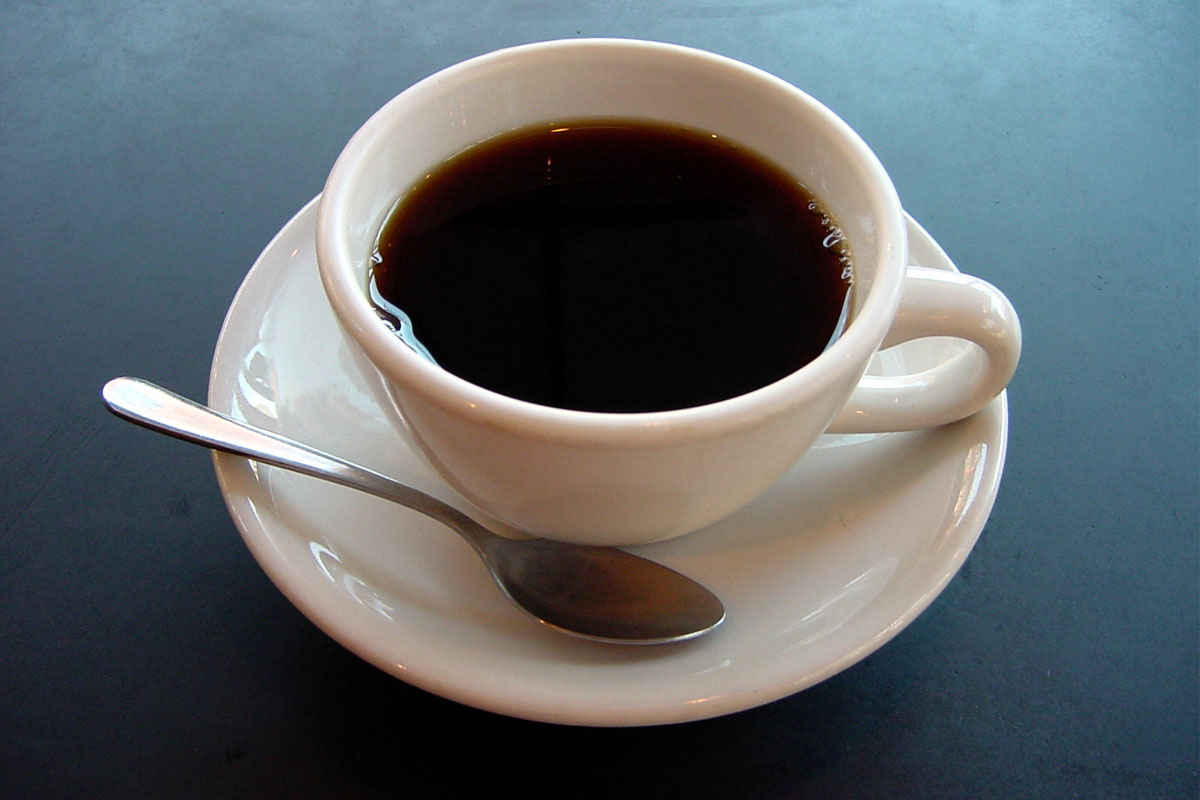
#> input picture lab_03/images/cup.png, 1200 x 800 px
$ python canny_demo.py --input ../images/cup.png
#> lines starting #> are read from the running program, lines starting #| are printed output that depends on the picture; after the words box and inside, x2 and y2 are one past the last pixel; in counts of white or black regions, pixels touching at a corner belong together; long printed decimals are rounded
### lab_03/src/processing/canny.py
import numpy as np
import os
import cv2 as cv
from processing.utils import *

def canny_alg(img, weak_th = None, strong_th = None):
    img = cv.GaussianBlur(img, (3, 3), 0.7)

    gx =cv.Sobel(np.float32(img), cv.CV_64F, 1, 0, 3)
    gy =cv.Sobel(np.float32(img), cv.CV_64F, 0, 1, 3)

    mag, ang = cv.cartToPolar(gx, gy, angleInDegrees = True)
    mag_max = np.max(mag)

    if not weak_th:weak_th = mag_max * 0.09
    if not strong_th:strong_th = mag_max * 0.17

    height, width = img.shape
    for i_x in range(width):
        for i_y in range(height):
            grad_ang = ang[i_y, i_x]
            grad_ang = abs(grad_ang-180) if abs(grad_ang)>180 else abs(grad_ang)
            if grad_ang<= 22.5:
                neighb_1_x, neighb_1_y = i_x-1, i_y
                neighb_2_x, neighb_2_y = i_x + 1, i_y
            elif grad_ang>22.5 and grad_ang<=(22.5 + 45):
                neighb_1_x, neighb_1_y = i_x-1, i_y-1
                neighb_2_x, neighb_2_y = i_x + 1, i_y + 1
            elif grad_ang>(22.5 + 45) and grad_ang<=(22.5 + 90):
                neighb_1_x, neighb_1_y = i_x, i_y-1
                neighb_2_x, neighb_2_y = i_x, i_y + 1
            elif grad_ang>(22.5 + 90) and grad_ang<=(22.5 + 135):
                neighb_1_x, neighb_1_y = i_x-1, i_y + 1
                neighb_2_x, neighb_2_y = i_x + 1, i_y-1
            elif grad_ang>(22.5 + 135) and grad_ang<=(22.5 + 180):
                neighb_1_x, neighb_1_y = i_x-1, i_y
                neighb_2_x, neighb_2_y = i_x + 1, i_y
            if width>neighb_1_x>= 0 and height>neighb_1_y>= 0:
                if mag[i_y, i_x]<mag[neighb_1_y, neighb_1_x]:
                    mag[i_y, i_x]= 0
                    continue
            if width>neighb_2_x>= 0 and height>neighb_2_y>= 0:
                if mag[i_y, i_x]<mag[neighb_2_y, neighb_2_x]:
                    mag[i_y, i_x]= 0


    for i_x in range(width):
        for i_y in range(height):

            grad_mag = mag[i_y, i_x]
            if grad_mag<weak_th:
                mag[i_y, i_x]= 0
            elif strong_th>grad_mag>= weak_th:
                mag[i_y, i_x]= 127
            else:
                mag[i_y, i_x]= 255
    for i_x in range(1, width - 1):
        for i_y in range(1, height - 1):
            if (mag[i_y, i_x] == 127):
                if ((mag[i_y-1, i_x-1] == 255) or (mag[i_y-1, i_x] == 255) or (mag[i_y-1, i_x+1] == 255) or
                    (mag[i_y+1, i_x-1] == 255) or (mag[i_y+1, i_x] == 255) or (mag[i_y+1, i_x+1] == 255) or
                    (mag[i_y, i_x-1] == 255) or (mag[i_y, i_x+1] == 255)):
                    mag[i_y, i_x] = 255
                else:
                    mag[i_y, i_x] = 0
    return mag

### lab_03/src/canny_demo.py
import sys
import argparse
from time import perf_counter
from processing.canny import *

def build_argparser():
    parser = argparse.ArgumentParser()
    parser.add_argument('-i', '--input', help = 'Path to image',
        required = True, type = str, nargs = '+', dest = 'input')
    return parser

def apply_canny(image):
    start = perf_counter()
    edges_img = canny_alg(image)
    finish = perf_counter()
    processing_time_canny = finish - start
    cv.imshow("Edges", edges_img)
    cv.waitKey(0)
    cv.destroyAllWindows()
    return processing_time_canny

def main():
    args = build_argparser().parse_args()
    image = cv.imread(args.input[0], 0)
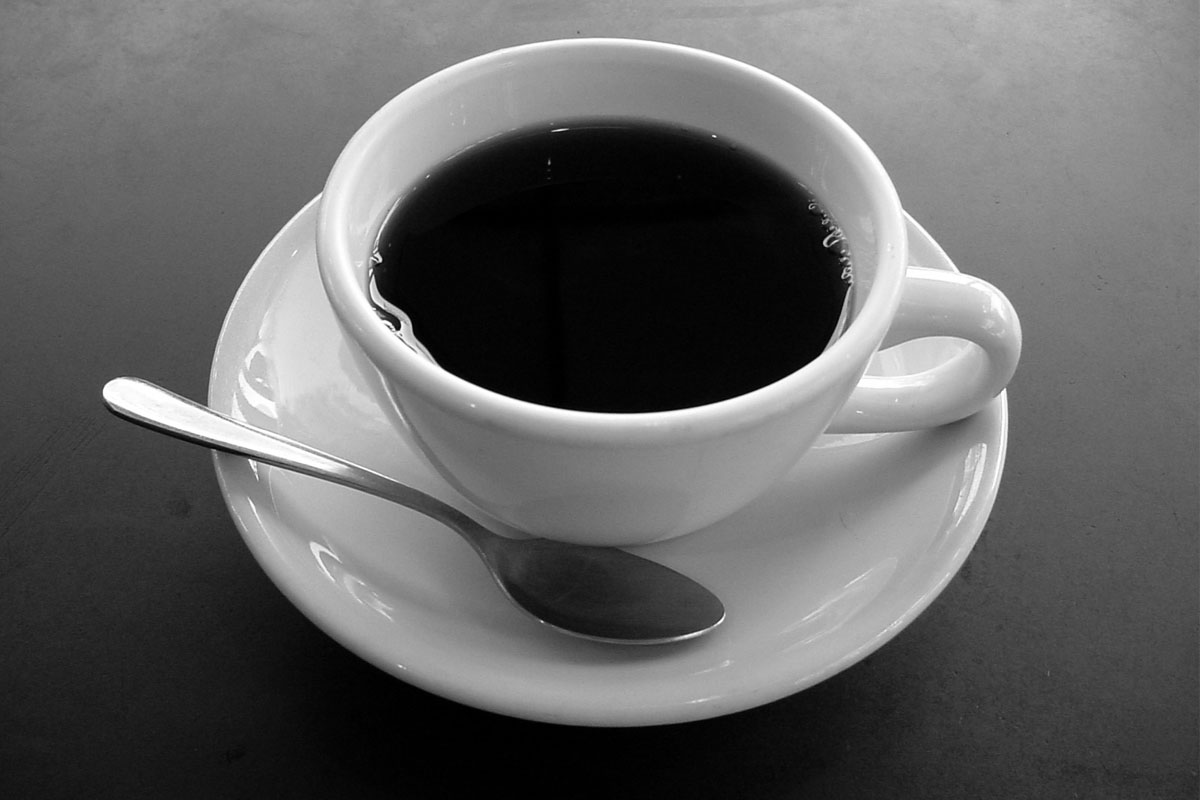
#> image: shape (800, 1200); min 0, max 255, mean 99.8
    cv.imshow("Grayscale Image", image)
    cv.waitKey(0)
    cv.destroyAllWindows()
    processing_time = apply_canny(image)
#> in canny_alg, `gy =cv.Sobel(np.float32(img), cv.CV_64F, 0, 1, 3)`:
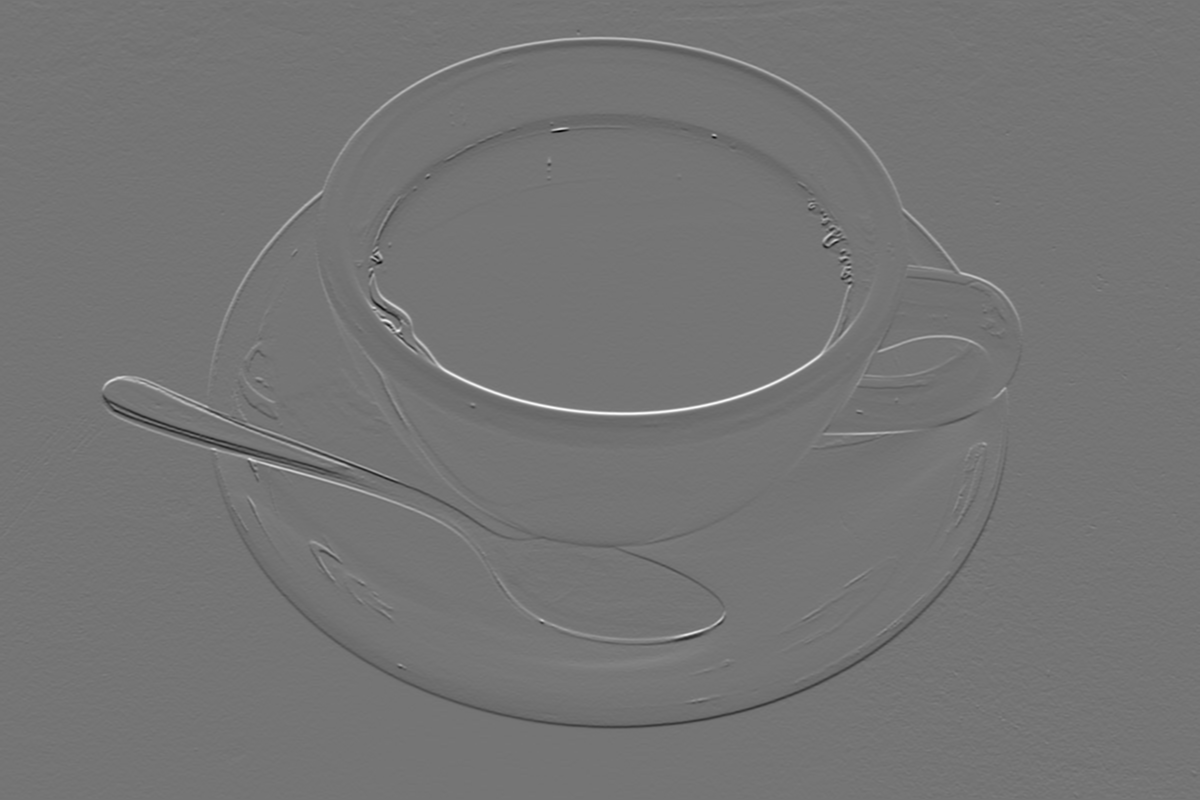
#> gy: shape (800, 1200) float64; min -594, max 697, mean -1.3; drawn with min black and max white
#> in canny_alg, `mag, ang = cv.cartToPolar(gx, gy, angleInDegrees = True)`:
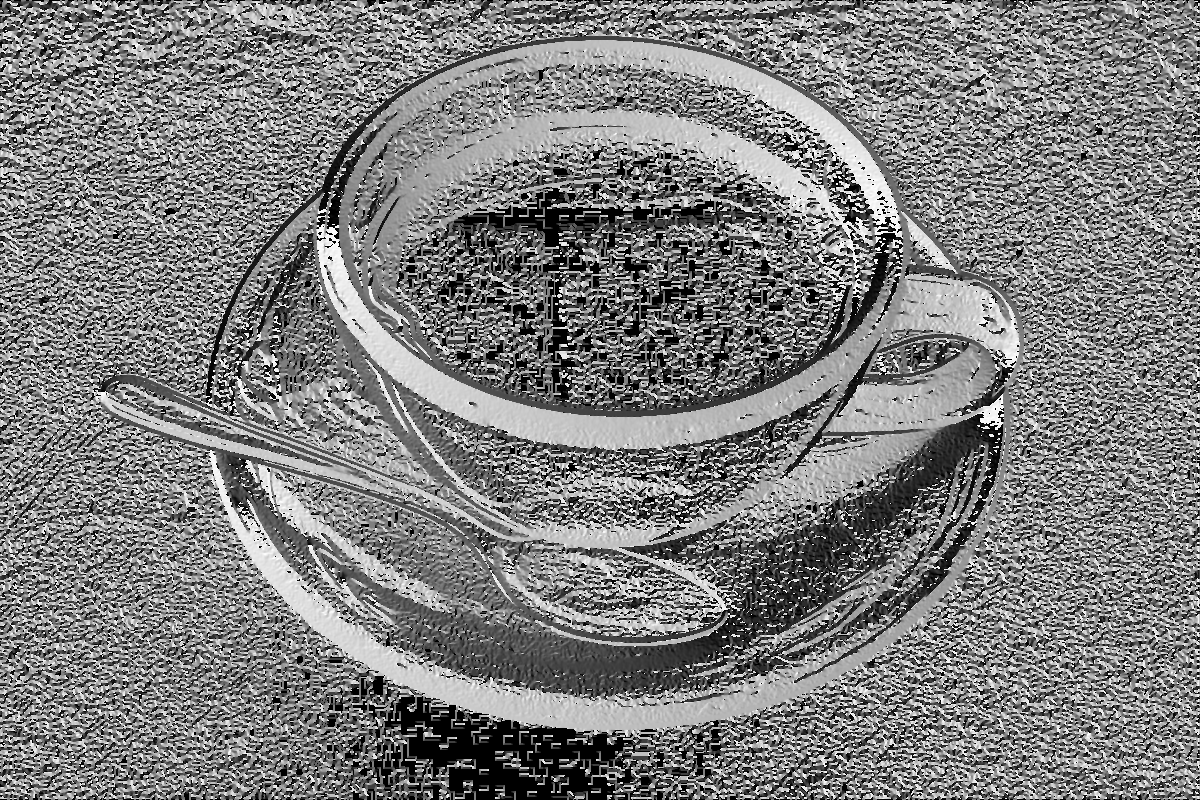
#> ang: shape (800, 1200) float64; min 0, max 359.8, mean 178; drawn with min black and max white
#> in canny_alg, `mag_max = np.max(mag)`: mag_max = 706.8
#> in canny_alg, `if not weak_th:weak_th = mag_max * 0.09`: weak_th = 63.61
#> in canny_alg, `if not strong_th:strong_th = mag_max * 0.17`: strong_th = 120.1
#> after the loop in canny_alg, `for i_x in range(1, width - 1):`:
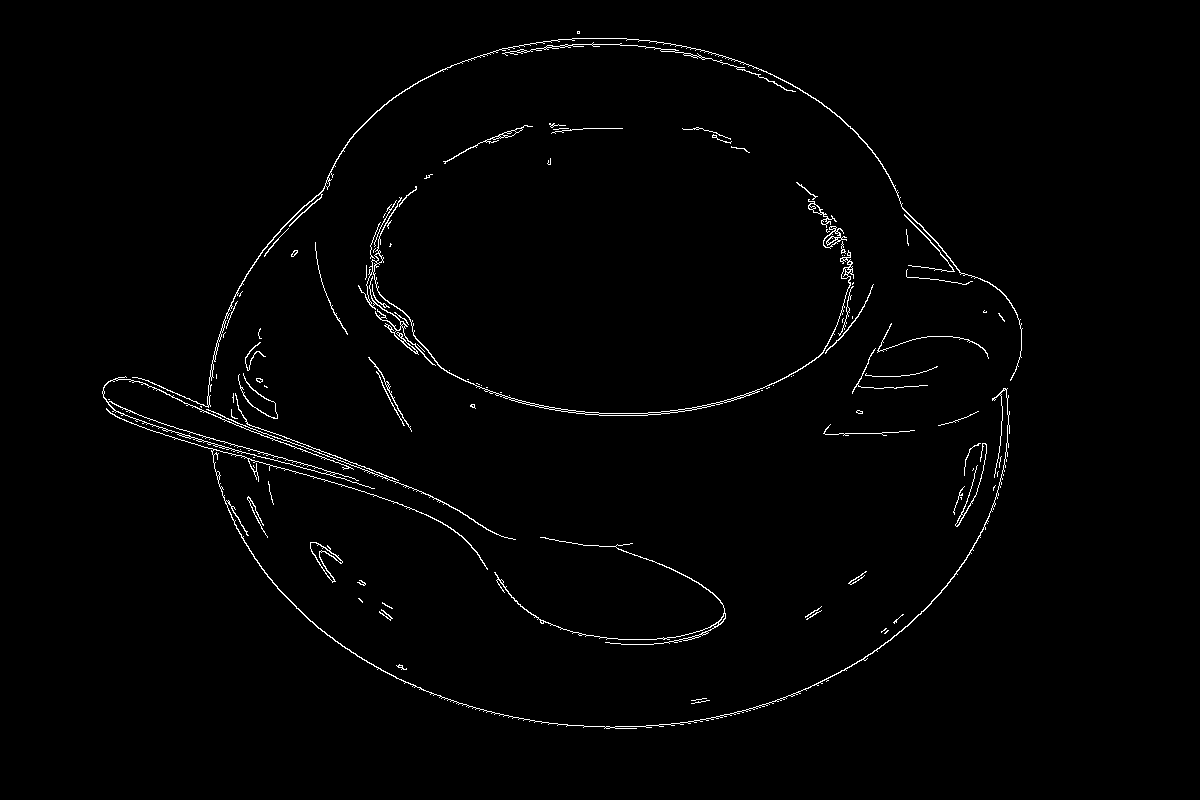
#> mag: shape (800, 1200) float64; 1.3% white in thin lines or dots, all inside (x1, y1, x2, y2) = (102, 31, 1023, 729)
#> processing_time = 1.03
    print("time: {}".format(processing_time))
#| time: 1.027

if __name__ == '__main__':
    sys.exit(main() or 0)
#> (the program exits here)
